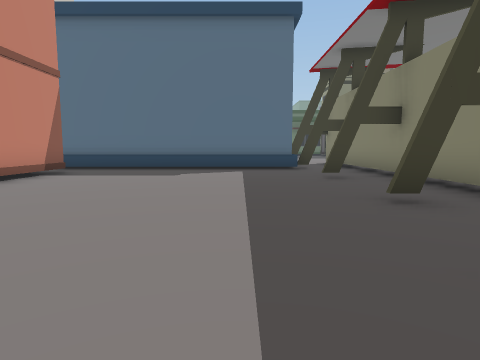
View 1 (above)

20 first-person views from a walk through a scene from a Unity 3-D project. The camera is 1.3 m above the floor, tilts 6° down and sees 75° across. The floor is counted in squares, 2 m on a side. Each view is taken from the middle of a square. On the plan, view 1 faces up. The plan holds only what a view shows up to about 10 squares ahead; the rest is blank. The place goes on beyond the plan. The player is left out. Some animated figures are not drawn.

View 2
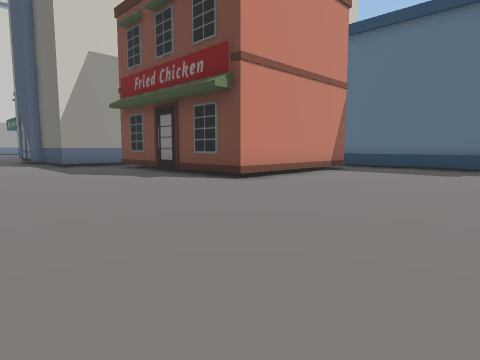

View 3
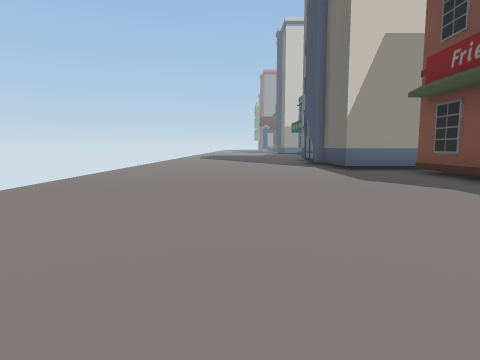

View 4
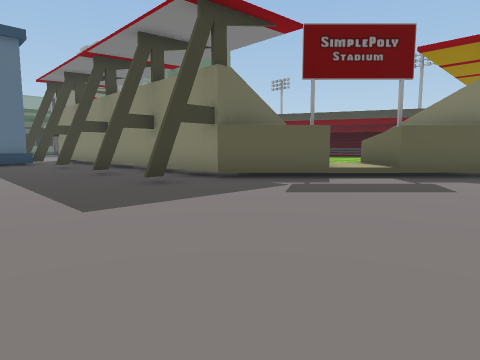

View 5
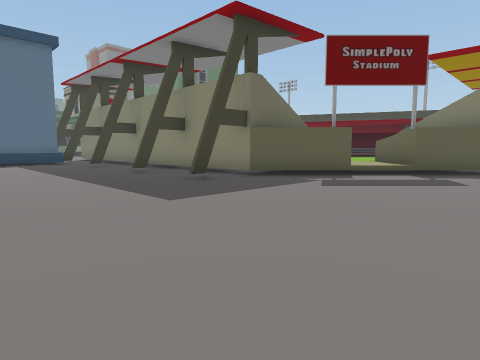

View 6
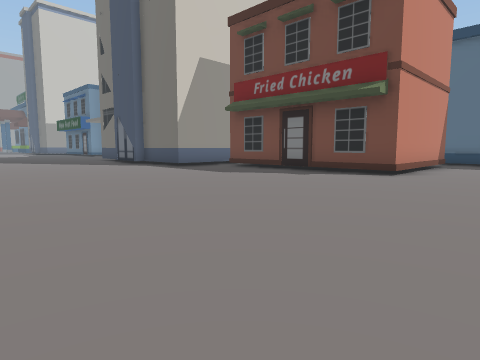

View 7
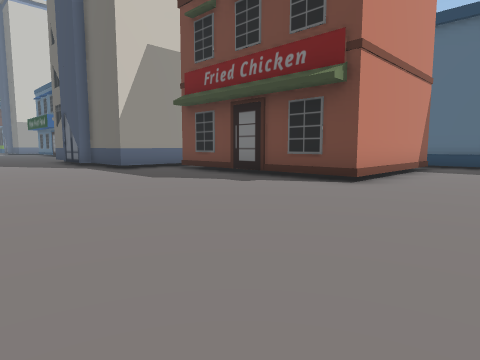

View 8
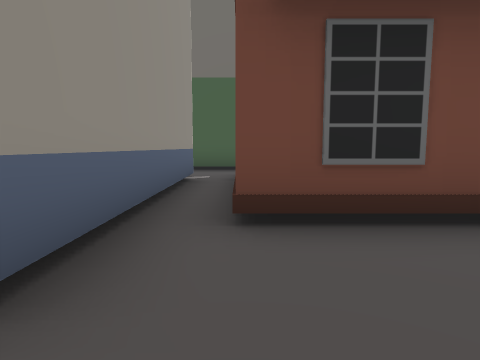

View 9
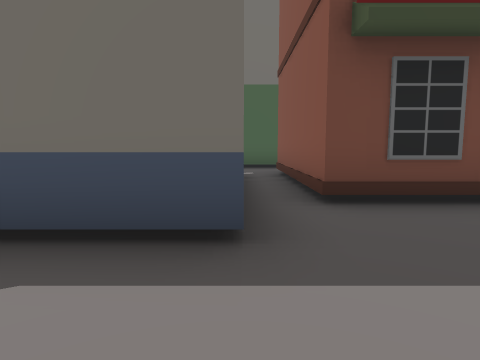

View 10
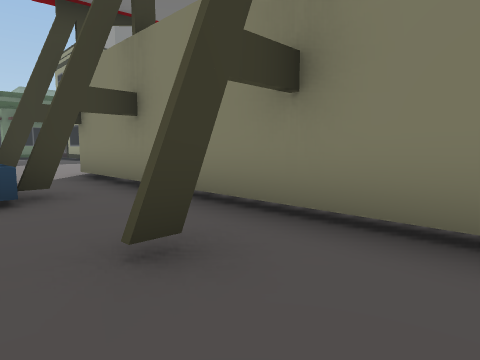

View 11
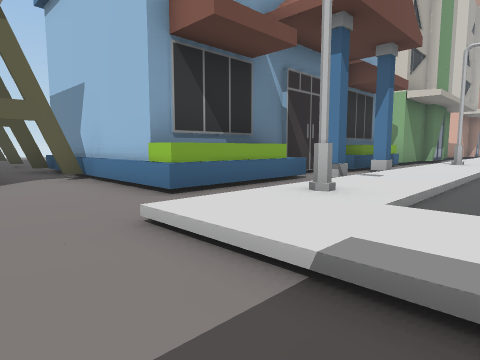

View 12
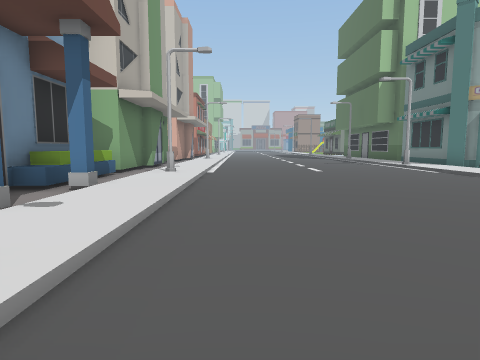

View 13
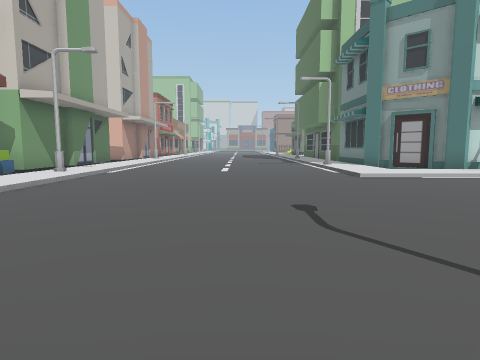

View 14
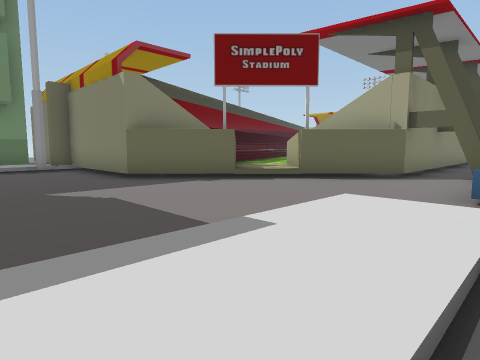

View 15
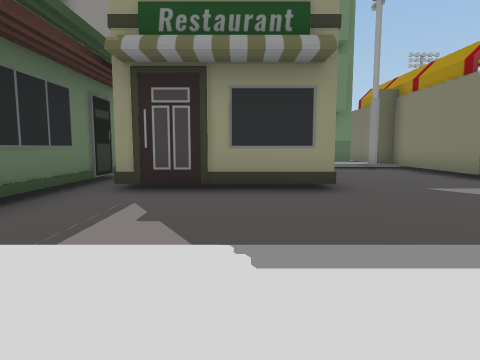

View 16
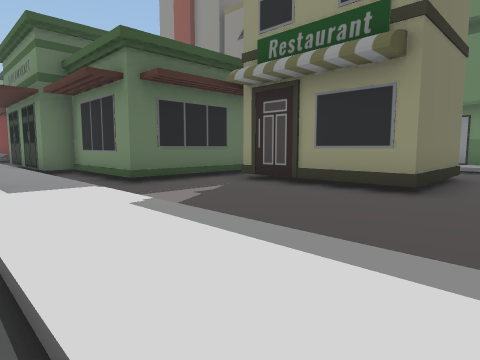

View 17
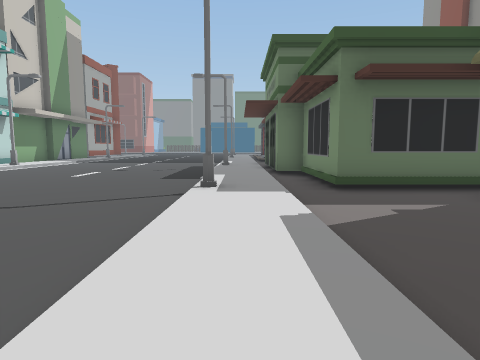

View 18
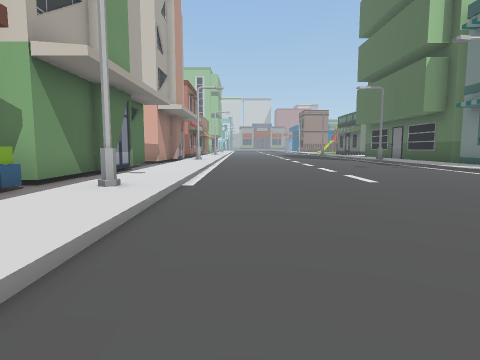

View 19
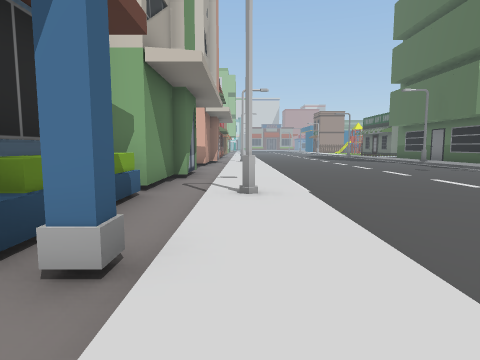

View 20
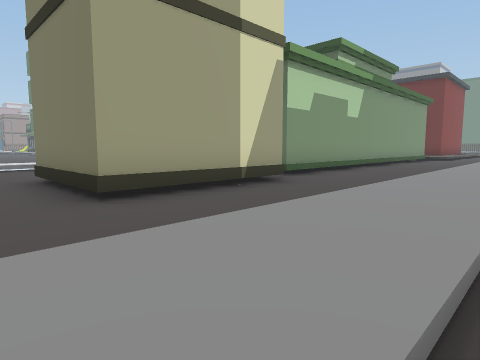

### Floor plan
Key: @ floor where view 1 was taken; # wall or solid block; . main floor; : floor 0.25 m higher than the main floor; + floor 0.5 m higher than the main floor; / step, stairs or slope; ^ raised ledge; B building; S streetlight.
Columns run from 12 left of view 1 to 14 right of it. Each row starts with its distance up from view 1.
 29     BB ....../:B    B...:
 28    BB:/....../:.BB BB...:
 27      :/....../:.B   B...:
 26     ::/....../:.B   B...:
 25 //S////....../:.BBBBB...:
 24 .............S:...B  B..:
 23 ............./:...B  B..:/
 22 ............./:...B  B..:/
 21 ............./:...BBBB..:/B
 20 ............./:.........:/
 19 ............./:.........:/
 18 //////////////:.........:/B
 17 ::::::S::::::S:.....#####
 16 ........B.B........##
 15 BBBBBBBBB..BBB....##
 14     B    BB  B...##^
 13              B..###
 12              B#.#
 11              B..#
 10  BB          BB.#
  9  ..    ##BBBBB..#
  8  .#    #........#
  7  B#    #......#.#
  6  B#    #........#
  5  B#    #........#
  4  B######......#.#
  3  B..............#
  2 BB..............#
  1 ..............#.##
  0 ............@....#^#^
 -1 ................./+^
 -2 ...................##
 -3 ....................#
 -4 ................

Where each view was taken, in squares from view 1:
view 1: 0 up, 0 right, facing up
view 2: 1 down, 0 right, facing up-left
view 3: 1 down, 2 left, facing left
view 4: 4 down, 1 left, facing up-right
view 5: 4 down, 2 left, facing up-right
view 6: 4 down, 2 left, facing up-left
view 7: 2 down, 2 left, facing up-left
view 8: 1 up, 10 left, facing up
view 9: 0 up, 11 left, facing up
view 10: 5 up, 1 right, facing up-right
view 11: 19 up, 4 right, facing down-left
view 12: 19 up, 2 right, facing left
view 13: 22 up, 2 right, facing left
view 14: 20 up, 1 right, facing down-right
view 15: 22 up, 1 right, facing right
view 16: 19 up, 1 right, facing up-right
view 17: 19 up, 2 right, facing up
view 18: 19 up, 2 left, facing left
view 19: 17 up, 2 left, facing left
view 20: 19 up, 13 right, facing up-left
